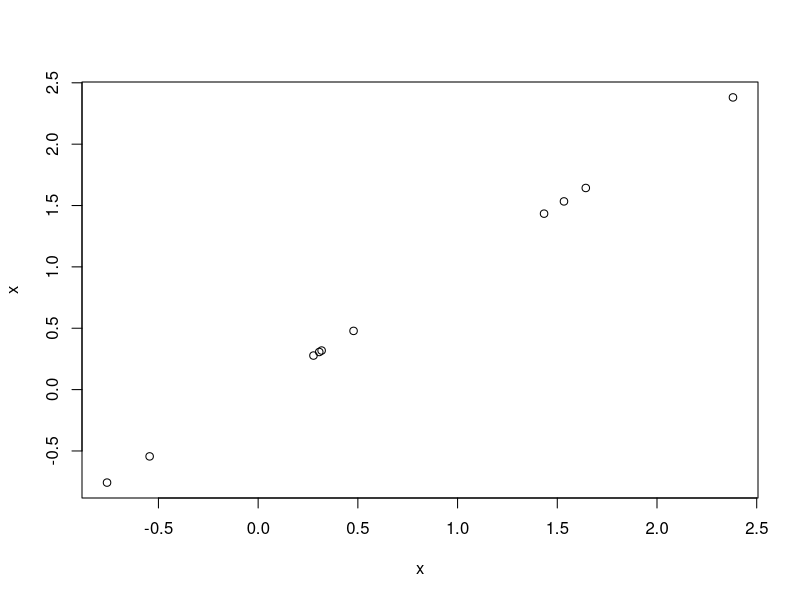

Generate this figure with R:
## ---- chunk 1
print('Test1')
options(tibble.width = 120)
## ---- chunk 2
hw <- 2 + 2
hw
## ---- chunk 3
# par(mar = c(5, 4, 1, 2) + 0.1)
# pairs(iris[1:4], pch = 21,
#       bg = c("red", "green3", "blue")[unclass(iris$Species)])
library(ggplot2)
x <- rnorm(10)
plot(x, x)
